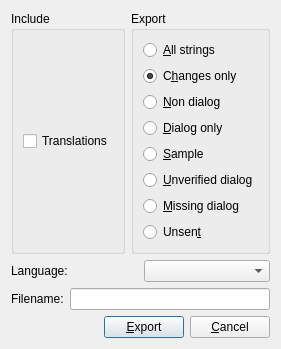
<?xml version="1.0" encoding="UTF-8"?>
<ui version="4.0">
 <class>ExportDlg</class>
 <widget class="QDialog" name="ExportDlg">
  <property name="geometry">
   <rect>
    <x>0</x>
    <y>0</y>
    <width>277</width>
    <height>117</height>
   </rect>
  </property>
  <property name="windowTitle">
   <string>Export Translations</string>
  </property>
  <layout class="QVBoxLayout" name="verticalLayout">
   <item>
    <layout class="QHBoxLayout" name="topLayout">
     <item>
      <widget class="QGroupBox" name="includeGroupBox">
       <property name="title">
        <string>Include</string>
       </property>
       <layout class="QVBoxLayout" name="includeLayout">
        <item>
         <widget class="QCheckBox" name="checkTransCheckBox">
          <property name="text">
           <string>Translations</string>
          </property>
         </widget>
        </item>
       </layout>
      </widget>
     </item>
     <item>
      <widget class="QGroupBox" name="exportGroupBox">
       <property name="title">
        <string>Export</string>
       </property>
       <layout class="QVBoxLayout" name="exportLayout">
        <item>
         <widget class="QRadioButton" name="radioAllRadioButton">
          <property name="text">
           <string>&amp;All strings</string>
          </property>
          <property name="checked">
           <bool>false</bool>
          </property>
         </widget>
        </item>
        <item>
         <widget class="QRadioButton" name="radioChangesRadioButton">
          <property name="text">
           <string>C&amp;hanges only</string>
          </property>
          <property name="checked">
           <bool>true</bool>
          </property>
         </widget>
        </item>
        <item>
         <widget class="QRadioButton" name="radioNonDialogRadioButton">
          <property name="text">
           <string>&amp;Non dialog</string>
          </property>
         </widget>
        </item>
        <item>
         <widget class="QRadioButton" name="radioDialogRadioButton">
          <property name="text">
           <string>&amp;Dialog only</string>
          </property>
         </widget>
        </item>
        <item>
         <widget class="QRadioButton" name="radioSampleRadioButton">
          <property name="text">
           <string>&amp;Sample</string>
          </property>
         </widget>
        </item>
        <item>
         <widget class="QRadioButton" name="radioUnverifiedRadioButton">
          <property name="text">
           <string>&amp;Unverified dialog</string>
          </property>
         </widget>
        </item>
        <item>
         <widget class="QRadioButton" name="radioMissingRadioButton">
          <property name="text">
           <string>&amp;Missing dialog</string>
          </property>
         </widget>
        </item>
        <item>
         <widget class="QRadioButton" name="radioUnsentRadioButton">
          <property name="text">
           <string>Unsen&amp;t</string>
          </property>
         </widget>
        </item>
       </layout>
      </widget>
     </item>
    </layout>
   </item>
   <item>
    <layout class="QHBoxLayout" name="languageLayout">
     <item>
      <widget class="QLabel" name="languageLabel">
       <property name="text">
        <string>Language:</string>
       </property>
      </widget>
     </item>
     <item>
      <widget class="QComboBox" name="langComboBox"/>
     </item>
    </layout>
   </item>
   <item>
    <layout class="QHBoxLayout" name="filenameLayout">
     <item>
      <widget class="QLabel" name="filenameLabel">
       <property name="text">
        <string>Filename:</string>
       </property>
      </widget>
     </item>
     <item>
      <widget class="QLineEdit" name="filenameLineEdit"/>
     </item>
    </layout>
   </item>
   <item>
    <layout class="QHBoxLayout" name="buttonLayout">
     <item>
      <spacer name="horizontalSpacer">
       <property name="orientation">
        <enum>Qt::Horizontal</enum>
       </property>
       <property name="sizeHint" stdset="0">
        <size>
         <width>40</width>
         <height>20</height>
        </size>
       </property>
      </spacer>
     </item>
     <item>
      <widget class="QPushButton" name="exportButton">
       <property name="text">
        <string>&amp;Export</string>
       </property>
       <property name="default">
        <bool>true</bool>
       </property>
      </widget>
     </item>
     <item>
      <widget class="QPushButton" name="cancelButton">
       <property name="text">
        <string>&amp;Cancel</string>
       </property>
      </widget>
     </item>
    </layout>
   </item>
  </layout>
 </widget>
 <resources/>
 <connections/>
</ui>
